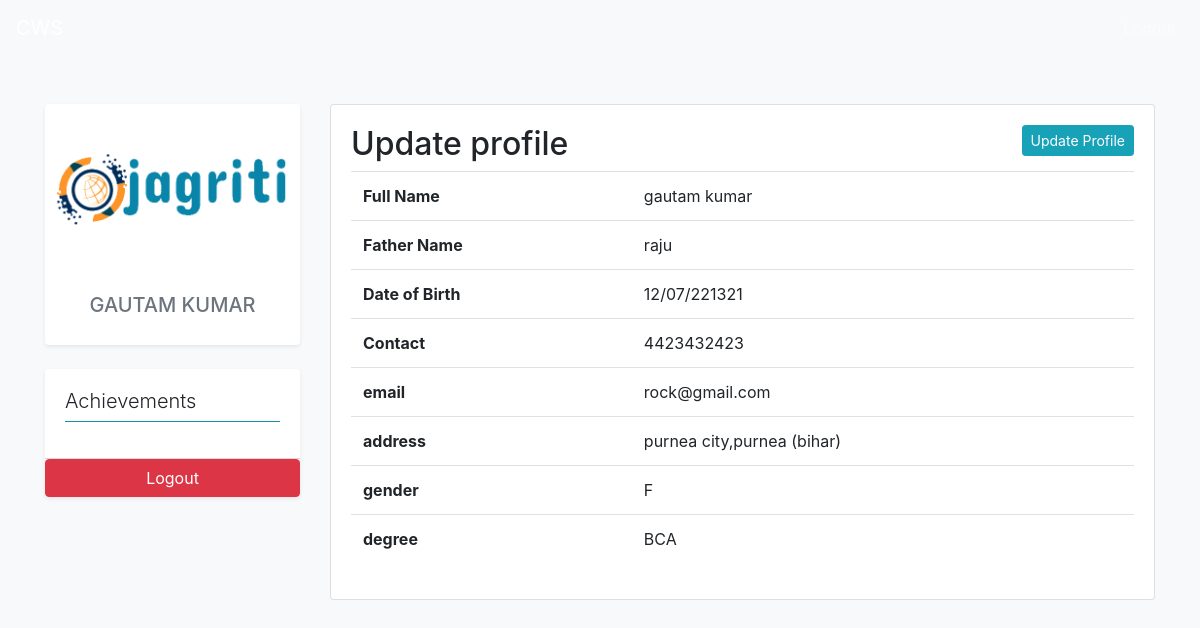
/student/profile/ (signed in), run on the app's committed database.
### datawork/models.py (models this page shows, shortened)
class Student(models.Model):
    DEGREE = (("BCA","BCA"),("BTECH","BTECH"),("BSc","BSc"),("MCA","MCA"),("OTHER","OTHER"))
    GENDER = (("M","Male"),("F","FEMALE"),("O","Other"))
    std_id = models.AutoField(primary_key=True)
    first_name = models.CharField(max_length=200)
    last_name = models.CharField(max_length=200)
    father_name = models.CharField(max_length=200)
    date_of_birth = models.CharField(max_length=200)
    degree = models.CharField(choices=DEGREE,max_length=200)
    address = models.TextField(max_length=200)
    city = models.CharField(max_length=200)
    state = models.CharField(max_length=200)
    photo = models.ImageField(upload_to="apply/image")
    gender = models.CharField(choices=GENDER,max_length=200)
    contact = models.IntegerField()
    user_id = models.ForeignKey(User,on_delete=models.CASCADE)
    status = models.CharField(max_length=20,default='0',choices=(("0","Pending"),("1","Active"),("2","Courseless"),("3","takeout")))
    slugs = models.SlugField(max_length=200)

### datawork/views.py (the view)
# urls.py: path('student/profile/',views.full_profile,name="full_profile"),
def full_profile(r):
    data = {
            "userdata":User.objects.filter(username=r.user),
            "user":Student.objects.filter(user_id__username=r.user)
            }
    return render(r,'student/profile.html', data)

### templates/student/profile.html
{% extends 'student/base_student.html' %}
{% block content %}
    <div class="col-lg-9">
        <div class="card">
            <div class="card-body">
                <h2 class="float-left">Update profile</h2>
                <a href="{% url 'update_profile' %}" class="btn btn-info btn-sm float-right">Update Profile</a>
                <table class="table">
                    <tr>
                        <th>Full Name</th>
                        <td>{{ user.0.first_name }} {{ user.0.last_name }}</td>
                    </tr>
                    <tr>
                        <th>Father Name</th>
                        <td>{{ user.0.father_name }}</td>
                    </tr>
                    <tr>
                        <th>Date of Birth</th>
                        <td>{{ user.0.date_of_birth }}</td>
                    </tr>
                    <tr>
                        <th>Contact</th>
                        <td>{{ user.0.contact }}</td>
                    </tr>
                    <tr>
                        <th>email</th>
                        <td>{{ userdata.0.email }}</td>
                    </tr>
                    <tr>
                        <th>address</th>
                        <td>{{ user.0.address }},{{ user.0.city }} ({{ user.0.state }})</td>
                    </tr>
                    <tr>
                        <th>gender</th>
                        <td>{{ user.0.gender }}</td>
                    </tr>
                    <tr>
                        <th>degree</th>
                        <td>{{ user.0.degree }}</td>
                    </tr>
                </table>
            </div>
        </div>
    </div>
{% endblock %}

### templates/student/base_student.html (shortened to what this page needs)
<!DOCTYPE html>
<html lang="en">
<head>
{% load static %}
    <link rel="stylesheet" href="{% static 'bootstrap.css' %}">
    <link rel="stylesheet" href="{% static 'style.css' %}">
</head>
<body class="bg-light">
    <nav class="navbar navbar-expand-lg navbar-dark bg-cws">
        <a href="{% url 'student_profile' %}" class="navbar-brand">CWS</a>
        <ul class="navbar-nav ml-auto">
            <li class="nav-item"><a href="{% url 'logout' %}" class="nav-link">Logout</a></li>
        </ul>
    </nav>
    <div class="container mt-5">
        <div class="row">
            <div class="col-lg-3">
                <div class="card border-0 shadow-sm">
                    <img src="{{ user.0.photo.url }}" class="img-fluid my-5 px-2" alt="logo">
                    <div class="card-body">
                        <h1 class="text-truncate h5 text-center text-uppercase text-muted">{{ user.0.first_name }} {{ user.0.last_name }}</h1>
                    </div>
                </div>
                <div class="mt-4 shadow-sm card border-0">
                    <div class="card-body">
                        <h2 class="lead">Achievements</h2>
                        <hr class="m-0 p-0 bg-info">
                    </div>
                    <div class="card-footer p-0 m-0 mt-3">
                        <a href="{% url 'logout' %}" class="btn btn-danger btn-block">Logout</a>
                    </div>
                </div>
            </div>
            {% block content %}{% endblock %}
        </div>
    </div>
</body>
</html>

### datawork/static/style.css (style rules this page uses)
:root { --main-color:#2980b9!important; --main-color1:#0a3d62!important; --main-font:'Quicksand', sans-serif!important; }

### data on the page
Student: photo (picture), first_name "GAUTAM", last_name "KUMAR", first_name "gautam", last_name "kumar", father_name "raju", date_of_birth "12/07/221321", contact "4423432423", address "purnea city", city "purnea", state "bihar", gender "F", degree "BCA"

### other printed values
{{ userdata.0.email }} "rock@gmail.com"
